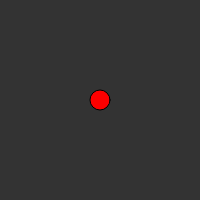
Frame 1 (no input)
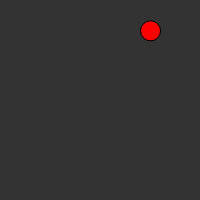
Frame 60 (no input)
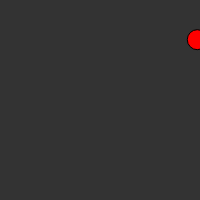
Frame 120 (the mouse pressed at the canvas centre since frame 60)

The p5.js sketch that drew these frames (run headless with seeded random() and noise() and a simulated clock; from frame 60 on, the mouse is pressed at the canvas centre):

// p5.js sketch
// ── sketch.js
var radius = 20;
var xPos, yPos;
var xDir, yDir;

function setup() {
    createCanvas(200, 200);

    background(51);

    xPos = width/2;
    yPos = height/2;

    xDir = random(-2, 2);
    yDir = random(-2, 2);
}

function draw() {
    background(51);
    fill(255, 0, 0);
    ellipse(xPos, yPos, radius, radius);

    update();
    checkEdges();
}

function update() {
    xPos += xDir;
    yPos += yDir;
}

function checkEdges () {
    // check x edges
    if (xPos < 0) {
        xPos = 1;
        xDir *= -1;
    } else if (xPos > width) {
        xPos = width - 1;
        xDir *= -1;
    }
    // check y edges
    if (yPos < 0) {
        yPos = 1;
        yDir *= -1;
    } else if (yPos > height) {
        yPos = height - 1;
        yDir *= -1;
    }
}
